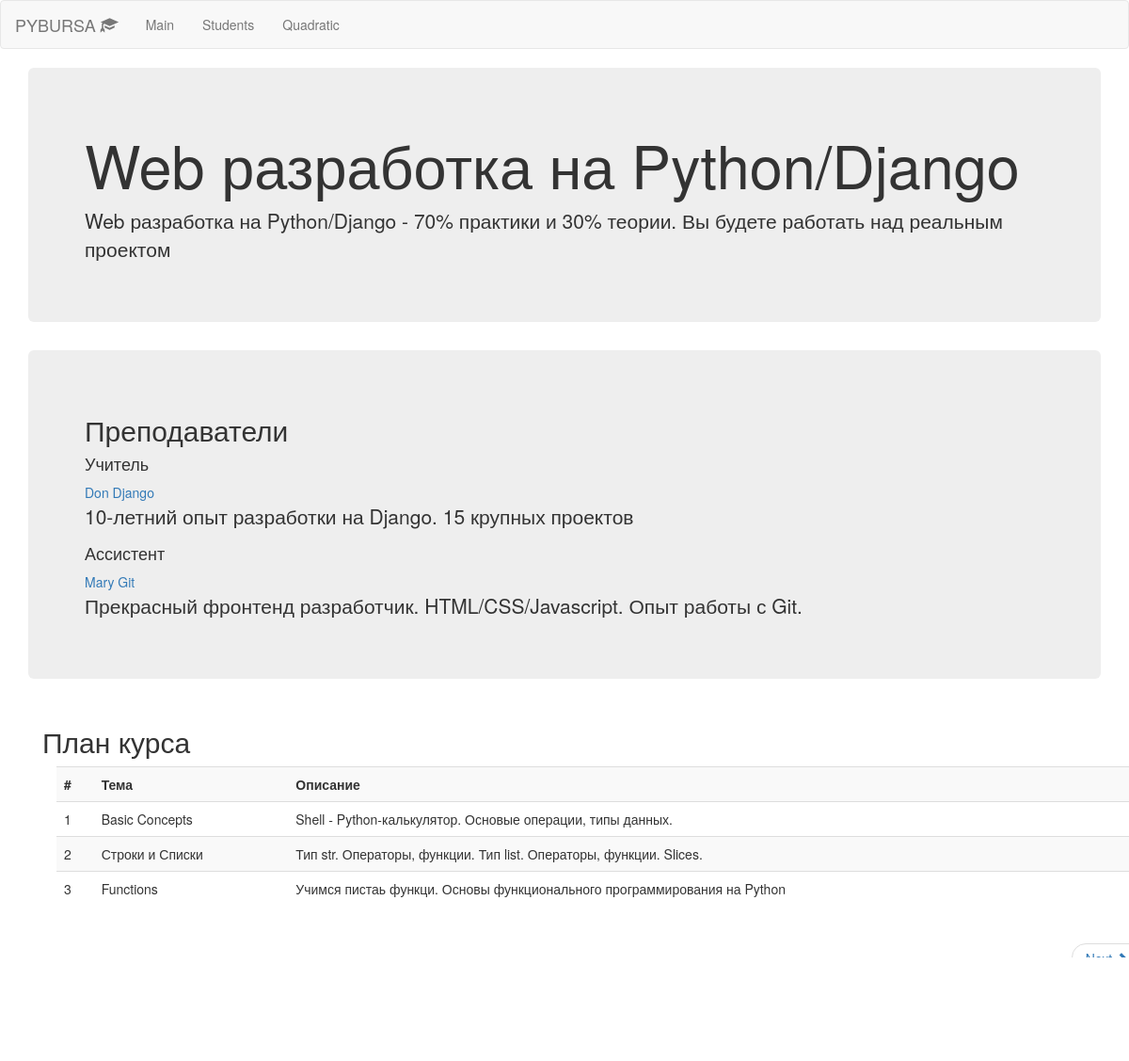
The page /courses/1/ on the database its author committed.
### courses/models.py (models this page shows, shortened)
class Course(models.Model):
	name = models.CharField(max_length=255)
	short_description = models.CharField(max_length=255)
	description = models.TextField(max_length=255)
	coach = models.ForeignKey(Coach, null = True, blank = True, related_name='coach_courses')
	assistant = models.ForeignKey(Coach, null = True, blank = True, related_name='assistant_courses')

class Lesson(models.Model):
	subject = models.CharField(max_length=255)
	description = models.TextField(max_length=255)
	course = models.ForeignKey(Course)
	order = models.PositiveIntegerField()

### coaches/models.py (models this page shows)
class Coach(models.Model):
	user = models.OneToOneField(User)
  	date_of_birth = models.DateField()
  	gender = models.CharField(max_length=1, choices=(('M', 'Male'),('F', 'Female')))
  	phone = models.CharField(max_length=24)
	address = models.CharField(max_length=255)
	skype = models.CharField(max_length=128)
	description = models.TextField()
	def __unicode__(self):
		return self.user.username
	def first_name(self):
		return self.user.first_name
	def last_name(self):
		return self.user.last_name

### courses/views.py (the view)
# urls.py: url(r'^(?P<coach_id>\d+)/', views.detail, name='detail'),
def detail(request, course_id):
    course = Course.objects.get(id=course_id)
    lesson = Lesson.objects.filter(course_id = course_id)
    return render(request, 'courses/detail.html',{'course':course, 'lesson':lesson})

### templates/courses/detail.html (shortened to what this page needs)
{% load staticfiles %}
<!DOCTYPE html>
<html>
<head>
	<link href="{% static 'css/bootstrap.min.css' %}" rel="stylesheet">
	<link href="{% static 'css/style.css' %}" rel="stylesheet">
</head>
<body>
<nav class="navbar navbar-default">
  <div class="container-fluid">
    <div class="navbar-header">
      <a class="navbar-brand" href="{% url 'index' %}">PYBURSA <span class="glyphicon glyphicon-education"></span></a>
    </div>
    <ul class="nav navbar-nav">
      <li><a href="{% url 'index' %}">Main</a></li>
      <li><a href="{% block course_students %}?course_id={{ course.id }}{% endblock course_students %}">Students</a></li>
      <li><a href="{% url 'results'  %}">Quadratic</a></li>
    </ul>
  </div>
</nav>
  <div class="container">
    <div class="jumbotron">
        <h1>{{course.name}}</h1>
      <p>{{course.description}}</p>
    </div>
    <div class="jumbotron">
        <h2>Преподаватели</h2>
    <div><h4>Учитель</h4>
     <a href="{% url 'coaches:detail' course.coach.id %}">{{course.coach.first_name}} {{course.coach.last_name}}</a>
    </div>
    <p>{{course.coach.description}}</p>
   <div><h4>Ассистент</h4>
    <a href="{% url 'coaches:detail' course.assistant.id %}">{{course.assistant.first_name}} {{course.assistant.last_name}}</a>
    </div>
    <p>{{course.assistant.description}}</p>
  </div>
<div class="container">
    <h2>План курса</h2>
<div>
<div class="container">
      <div class="table-responsive">
      <table class="table table-striped">
        <tr>
          <th>#</th>
          <th>Тема</th>
          <th>Описание</th>
        </tr>
        {% for i in lesson %}
        <tr>
            <td>{{ i.order }}</td>
      <td>{{ i.subject }}</td>
      <td>{{ i.description }}</td>
    </tr>
    {% endfor %}
      </table>
    </div>
    <div class="container">
    <ul class="pager">
        <li class="next"><a href="{% url 'contact' %}">Next <span class="glyphicon glyphicon-chevron-right"></span></a></li>
   </ul>
    <div>
    	<div class="panel panel-default text-center">
            <p class="panel-footer"> © 2016 PyBursa V Pikalova </p>
        </div>
    </div>
    </div>
   </body>
</html>

### rows shown on the page
Course: name "Web разработка на Python/Django", description "Web разработка на Python/Django - 70% практики и 30% теории. Вы будете работать над реальным проектом", coach.first_name "Don", coach.last_name "Django", coach.description "10-летний опыт разработки на Django. 15 крупных проектов", assistant.first_name "Mary", assistant.last_name "Git", assistant.description "Прекрасный фронтенд разработчик. HTML/CSS/Javascript. Опыт работы с Git."
Lesson: order "1", subject "Basic Concepts", description "Shell - Python-калькулятор. Основые операции, типы данных."
Lesson: order "2", subject "Строки и Списки", description "Тип str. Операторы, функции. Тип list. Операторы, функции. Slices."
Lesson: order "3", subject "Functions", description "Учимся пистаь функци. Основы функционального программирования на Python"
